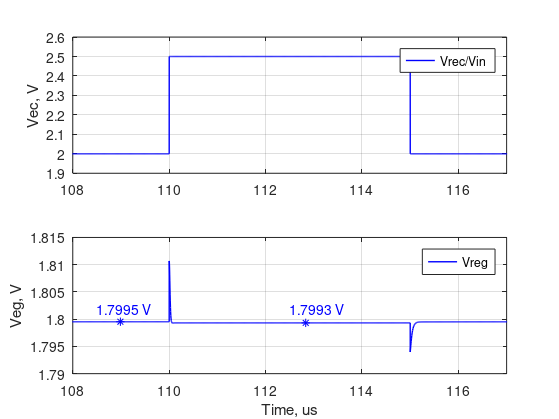

The MATLAB source for this figure: (Note: this script raises an error after producing the figure.)
%% load line reg tran data for sch
clear all;
load('ldo_liner_tran_sch.mat');
% data includes 50u to 95u period 25u in between

%% plotting

plotwidth = 1;
time = time_sch*10^6;

f1 = figure(1);
subplot(2,1,1);
p1 = plot(time, vrec_lr_sch, 'b');
set(p1, 'linewidth', plotwidth);
grid on;
xlim([108, 117]); 
ylim([1.9, 2.6]);
ylabel('Vec, V');
legend('Vrec/Vin', 'location', 'best');

subplot(2,1,2);
p1 = plot(time, vreg_lr_sch, 'b'); hold on;
set(p1, 'linewidth', plotwidth);
grid on;

txt1 = sprintf('%.4f V', vreg_lr_sch(200));
txt2 = sprintf('%.4f V', vreg_lr_sch(700));

%line regulation
liner = (mean(vreg_lr_sch(1:250)) - mean(vreg_lr_sch(450:750)))/.5*1000000;

plot(time(200), vreg_lr_sch(200), '*b');
plot(time(600), vreg_lr_sch(600), '*b');
text(108.5, 1.802, txt1, 'color', 'b');
text(112.5, 1.802, txt2, 'color', 'b');
legend('Vreg','location', 'best');

%legend('Vreg', 'location', 'best');
xlabel('Time, us'); ylabel('Veg, V');
xlim([108, 117]); 
%ylim([0, 2]);

%% save image
set(f1,'Units','Inches');
pos = get(f1,'Position');
set(f1,'PaperPositionMode','Auto','PaperUnits','Inches','PaperSize',[pos(3), pos(4)]);
print(f1, 'ldo_liner.pdf', '-dpdf');
movefile('ldo_liner.pdf','../img/ldo_liner.pdf');
